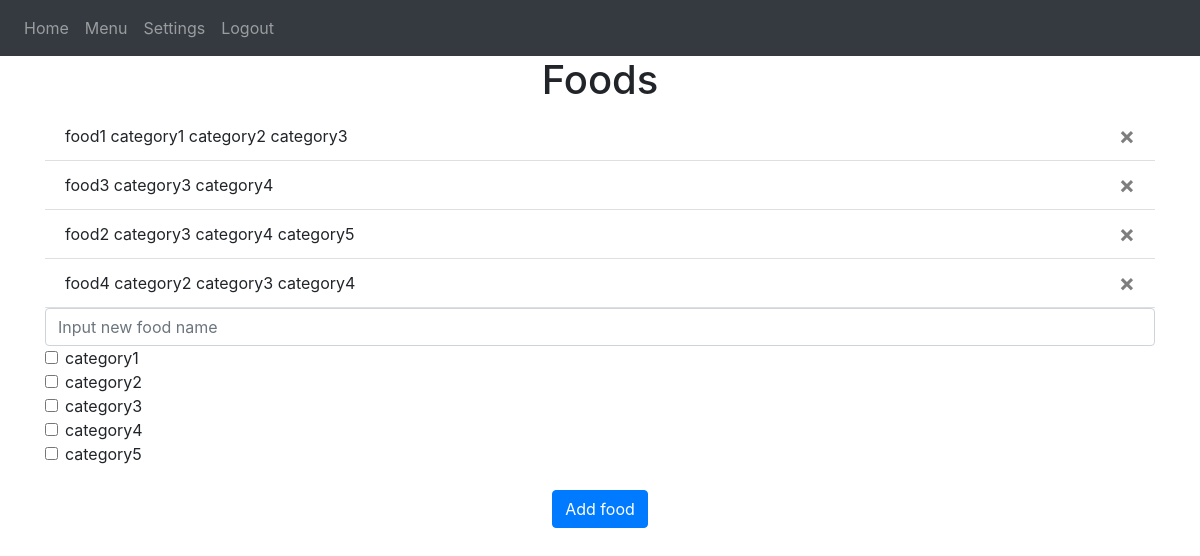
The page / (signed in) on the database its author committed.
### src/models.py (models this page shows)
class Food(db.Model):
    __tablename__ = "foods"
    id = db.Column(db.Integer, primary_key = True)
    name = db.Column(db.String(100))
    data = db.Column(db.String(10000))
    date = db.Column(db.DateTime(timezone = True), default = func.now())
    lastServed = db.Column(db.Date, default = datetime.date(2021,12,10))
    value = db.Column(db.Float())
    user_id = db.Column(db.Integer,db.ForeignKey('users.id'))
    categories = db.relationship('Category', secondary = 'food_category',back_populates = 'foods')
    menus = db.relationship('Menu', secondary = 'food_menu',back_populates = 'foods')

class Category(db.Model):
    __tablename__ = "categories"
    id = db.Column(db.Integer, primary_key=True)
    name = db.Column(db.String(100))
    value = db.Column(db.Float())
    immediateValue = db.Column(db.Float())
    user_id = db.Column(db.Integer,db.ForeignKey('users.id'))
    foods = db.relationship('Food',secondary='food_category',back_populates='categories')

### src/views.py (the view, shortened to what this page needs)
@views.route('/',methods=['GET','POST'])
@login_required
def home():
    return render_template("home.html", user=current_user)

### src/__init__.py (called while the page is built)
def create_app():
    app = Flask(__name__)
    app.config['SECRET_KEY'] = 'tajny klucik'
    app.config['SQLALCHEMY_DATABASE_URI'] = f'sqlite:///{DB_NAME}'
    db.init_app(app)
    from .views import views
    from .auth import auth
    app.register_blueprint(views, url_prefix='/')
    app.register_blueprint(auth, url_prefix='/')
    from .models import User, Food, Category, FoodCategory
    create_database(app)
    login_manager = LoginManager()
    login_manager.login_view = 'auth.login'
    login_manager.init_app(app)
    @login_manager.user_loader
    def load_user(id):
        return User.query.get(int(id))
    return app

### src/templates/home.html (shortened to what this page needs)
{% extends "base.html" %}
{% block content %}
<h1 align="center">Foods</h1>
<ul class="list-group list-group-flush" id="foods">
    {% for food in user.foods %}
    <li class="list-group-item">
        {{ food.name }}
        {% for category in food.categories %}
        {{category.name}}
        {% endfor %}
        <button type="button" class="close" onClick="deleteFood({{ food.id }} )">
            <span aria-hidden="true">&times;</span>
        </button>
    </li>
    {% endfor %}
</ul>
<form method="POST">
    <input
        type="text"
        name="food"
        id="food"
        class="form-control"
        placeholder="Input new food name"
    />
    {% for category in user.categories %}
    <div class="form-check">
        <input class="form-check-input" type="checkbox" value="" id="{{'category_'+category.id|string }}" name="{{ 'category_'+category.id|string }}">
        <label class="form-check-label" for="{{ 'category_'+category.id|string }}">
            {{ category.name }}
        </label>
    </div>
    {% endfor %}
    <br />
    <div align="center">
        <button type="submit" class="btn btn-primary">Add food</button>
    </div>
</form>
{% endblock %}

### rows shown on the page
Food: name "food1"
Category: name "category1"
Category: name "category2"
Category: name "category3"
Food: name "food3"
Category: name "category4"
Food: name "food2"
Category: name "category5"
Food: name "food4"
